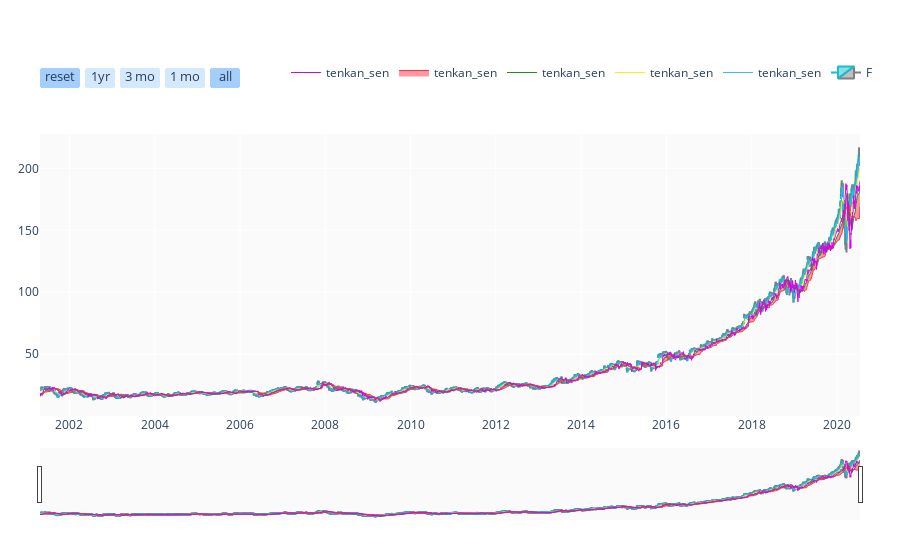

Write notebook code for a chart like this one.
### Code cell
increasing_color = '#17BECF'
decreasing_color = '#7F7F7F'
data = [ dict(
    type = 'candlestick',
    open = d.Open,
    high = d.High,
    low = d.Low,
    close =d.Close,
    x = d.index,
    yaxis = 'y2',
    name = 'F',
    increasing = dict(line=dict(color=increasing_color)),
    decreasing = dict(line=dict(color=decreasing_color)))
    ]
layout = dict()
fig = dict(data=data, layout=layout)
fig['layout']['plot_bgcolor'] = 'rgb(250, 250, 250)'
fig['layout']['xaxis'] = dict(rangeselector=dict(visible=True))
fig['layout']['yaxis'] = dict(domain=[0, 0.2], showticklabels=False)
fig['layout']['yaxis2'] = dict(domain=[0.2, 0.8])
fig['layout']['legend'] = dict(orientation='h', y=0.9, x=0.3, yanchor='bottom')
fig['layout']['margin'] = dict(t=40, b=40, r=40, l=40)
rangeselector=dict(
    visible=True,
    x =0,
    y = 0.9,
    bgcolor = 'rgba(150, 200, 250, 0.4)',
    font = dict(size=13),
    buttons=list([
        dict(count=1,
            label='reset',
            step='all'),
        dict(count=1,
            label='1yr',
            step='year',
            stepmode='backward'),
        dict(count=1,
            label='3 mo',
            step='month',
            stepmode='backward'),
        dict(count=1,
            label='1 mo',
            step='month',
            stepmode='backward'),
        dict(step='all')
    ]))
fig['layout']['xaxis']['rangeselector'] = rangeselector
fig['data'].append(dict(x=d['tenkan_sen'].index, y=d['tenkan_sen'], type='scatter', mode='lines', line=dict(width=1), marker=dict(color='#33BDFF'), yaxis='y2', name='tenkan_sen'))
fig['data'].append(dict(x=d['kijun_sen'].index, y=d['kijun_sen'], type='scatter', mode='lines', line=dict(width=1), marker=dict(color='#F1F316'), yaxis='y2', name='tenkan_sen'))
fig['data'].append(dict(x=d['senkou_span_a'].index, y=d['senkou_span_a'], type='scatter', mode='lines', line=dict(width=1), marker=dict(color='#228B22'), yaxis='y2', name='tenkan_sen'))
fig['data'].append(dict(x=d['senkou_span_b'].index, y=d['senkou_span_b'], type='scatter', mode='lines', line=dict(width=1), fill='tonexty', marker=dict(color='#FF3342'), yaxis='y2', name='tenkan_sen'))
fig['data'].append(dict(x=d['chikou_span'].index, y=d['chikou_span'], type='scatter', mode='lines', line=dict(width=1), marker=dict(color='#D105F5'), yaxis='y2', name='tenkan_sen'))

colors = []
for i in range(len(d.Close)):
    if i != 0:
        if d.Close[i] > d.Close[i-1]:
            colors.append(increasing_color)
        else:
            colors.append(decreasing_color)
    else:
        colors.append(decreasing_color)

iplot(fig, filename="candlestick-ichimoku")

### Figure 1 — Plotly figure (JSON) as saved in the notebook; plotly's stock layout.template omitted (floating-point values rounded to 4 significant figures; data arrays with more than 128 entries replaced by an {"elided": "..."} marker saying what was removed)
{"data": [{"close": {"elided": "4838 float values"}, "decreasing": {"line": {"color": "#7F7F7F"}}, "high": {"elided": "4838 float values"}, "increasing": {"line": {"color": "#17BECF"}}, "low": {"elided": "4838 float values"}, "name": "F", "open": {"elided": "4838 float values"}, "type": "candlestick", "x": {"elided": "4838 str values"}, "yaxis": "y2"}, {"line": {"width": 1}, "marker": {"color": "#33BDFF"}, "mode": "lines", "name": "tenkan_sen", "type": "scatter", "x": {"elided": "4838 str values"}, "y": {"elided": "4838 float values"}, "yaxis": "y2"}, {"line": {"width": 1}, "marker": {"color": "#F1F316"}, "mode": "lines", "name": "tenkan_sen", "type": "scatter", "x": {"elided": "4838 str values"}, "y": {"elided": "4838 float values"}, "yaxis": "y2"}, {"line": {"width": 1}, "marker": {"color": "#228B22"}, "mode": "lines", "name": "tenkan_sen", "type": "scatter", "x": {"elided": "4838 str values"}, "y": {"elided": "4838 float values"}, "yaxis": "y2"}, {"fill": "tonexty", "line": {"width": 1}, "marker": {"color": "#FF3342"}, "mode": "lines", "name": "tenkan_sen", "type": "scatter", "x": {"elided": "4838 str values"}, "y": {"elided": "4838 float values"}, "yaxis": "y2"}, {"line": {"width": 1}, "marker": {"color": "#D105F5"}, "mode": "lines", "name": "tenkan_sen", "type": "scatter", "x": {"elided": "4838 str values"}, "y": {"elided": "4838 float values"}, "yaxis": "y2"}], "layout": {"legend": {"orientation": "h", "x": 0.3, "y": 0.9, "yanchor": "bottom"}, "margin": {"b": 40, "l": 40, "r": 40, "t": 40}, "plot_bgcolor": "rgb(250, 250, 250)", "xaxis": {"rangeselector": {"bgcolor": "rgba(150, 200, 250, 0.4)", "buttons": [{"count": 1, "label": "reset", "step": "all"}, {"count": 1, "label": "1yr", "step": "year", "stepmode": "backward"}, {"count": 1, "label": "3 mo", "step": "month", "stepmode": "backward"}, {"count": 1, "label": "1 mo", "step": "month", "stepmode": "backward"}, {"step": "all"}], "font": {"size": 13}, "visible": true, "x": 0, "y": 0.9}}, "yaxis": {"domain": [0, 0.2], "showticklabels": false}, "yaxis2": {"domain": [0.2, 0.8]}}}
